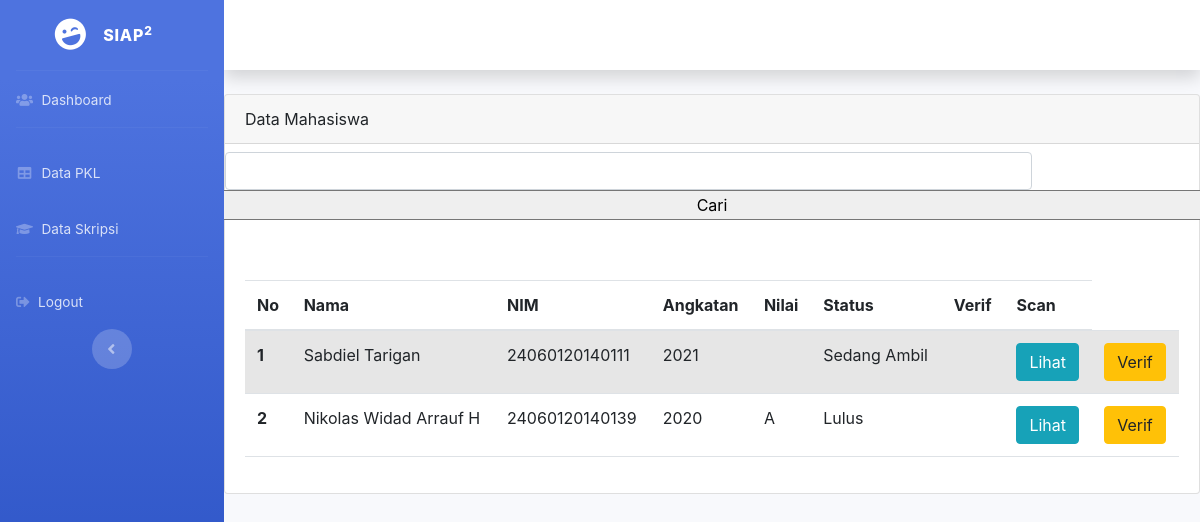
Before: /departemen_verif_pkl.php with the older database file.
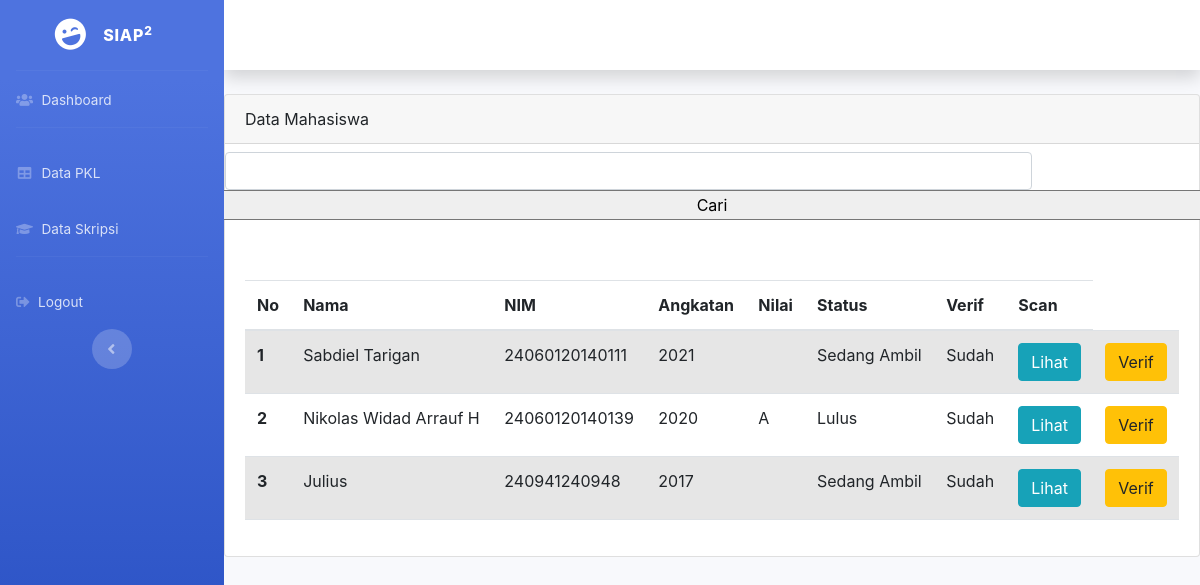
After: the same page with the newer database file.
### tables this page shows
CREATE TABLE `mhs` (
  `id_user` int(11) NOT NULL,
  `nim` bigint(14) NOT NULL,
  `foto` varchar(255) NOT NULL,
  `nama` varchar(45) DEFAULT NULL,
  `angkatan` int(11) DEFAULT NULL,
  `status_mhs` varchar(30) NOT NULL,
  `nip` bigint(20) NOT NULL,
  `hp` bigint(12) DEFAULT NULL,
  `email` varchar(45) DEFAULT NULL,
  `alamat` varchar(255) DEFAULT NULL,
  `id_provinsi` int(11) DEFAULT NULL,
  `id_kabupaten` int(11) DEFAULT NULL
);

CREATE TABLE `pkl` (
  `id` int(11) NOT NULL,
  `nim` bigint(14) DEFAULT NULL,
  `id_status` varchar(255) DEFAULT NULL,
  `nilai` varchar(1) DEFAULT NULL,
  `scan` varchar(45) DEFAULT NULL,
  `verif` enum('Sudah','Belum') NOT NULL
);

### departemen_verif_pkl.php (the view, shortened to what this page needs)
<?php
require_once 'config.php';
?>
<!DOCTYPE html>
<html lang="en">
<head>
</head>
<body id="page-top">
    <div id="wrapper">
        <div id="content-wrapper" class="d-flex flex-column">
            <div id="content">
            <div class="card">
                    <div class="card-header">Data Mahasiswa</div>
                    <div class="form-group row mt-2">
                    <div class="col-sm-10">
                      <input type="text" name="keyword" class="form-control" id="">
                    </div>
                    <input type="submit" value="Cari">
                  </div>
            <br>
                    <div class="card-body">
                    <table class="table table-striped table-hover">
                        <thead>
                            <tr>
                            <th scope="col">No</th>
                            <th scope="col">Nama</th>
                            <th scope="col">NIM</th>
                            <th scope="col">Angkatan</th>
                            <th scope="col">Nilai</th>
                            <th scope="col">Status</th>
                            <th scope="col">Verif</th>
                            <th scope="col">Scan</th>
                            </tr>
                        </thead>
                        <tbody>
                        <?php
                        if(isset($_GET['keyword'])){
                            $cari = $_GET['cari_jenis_barang'];
                            $data = mysqli_query($conn, "SELECT * FROM mhs INNER JOIN pkl ON pkl.nim = mhs.nim WHERE mhs.nama LIKE '%".$Cari."%'");
                        }else{
                            $data = mysqli_query($conn, "SELECT * FROM mhs INNER JOIN pkl ON pkl.nim = mhs.nim");
                        }
                        $no = 1;
                        while ($row = mysqli_fetch_array($data)) {
                            echo "<tr>";
                            echo "<th>".$no."</th>";
                            echo "<td>".$row['nama']."</td>";
                            echo "<td>".$row['nim']."</td>";
                            echo "<td>".$row['angkatan']."</td>";
                            echo "<td>".$row['nilai']."</td>";
                            echo "<td>".$row['id_status']."</td>";
                            echo "<td>".$row['verif']."</td>";
                            echo '<td><a class="btn btn-info" href="#">Lihat</a></td>';
                            echo '<td><a class="btn btn-warning" href="verif_pkl.php?nim='.$row['nim'].'">Verif</a></td>';
                            echo "</tr>";
                            $no++;
                        }
                        echo '</tbody>';
                        echo '</table>';
                        ?>
                    </div>
                </div>
            </div>
        </div>
    </div>
</body>
</html>

Changed rows visible on the page:
changed mhs "Sabdiel Tarigan": pkl.verif (not shown) → "Sudah"
changed mhs "Nikolas Widad Arrauf H": pkl.verif (not shown) → "Sudah"
now on this page (row unchanged): mhs: nama "Julius", pkl.nim "240941240948", angkatan "2017", pkl.id_status "Sedang Ambil", pkl.verif "Sudah"
